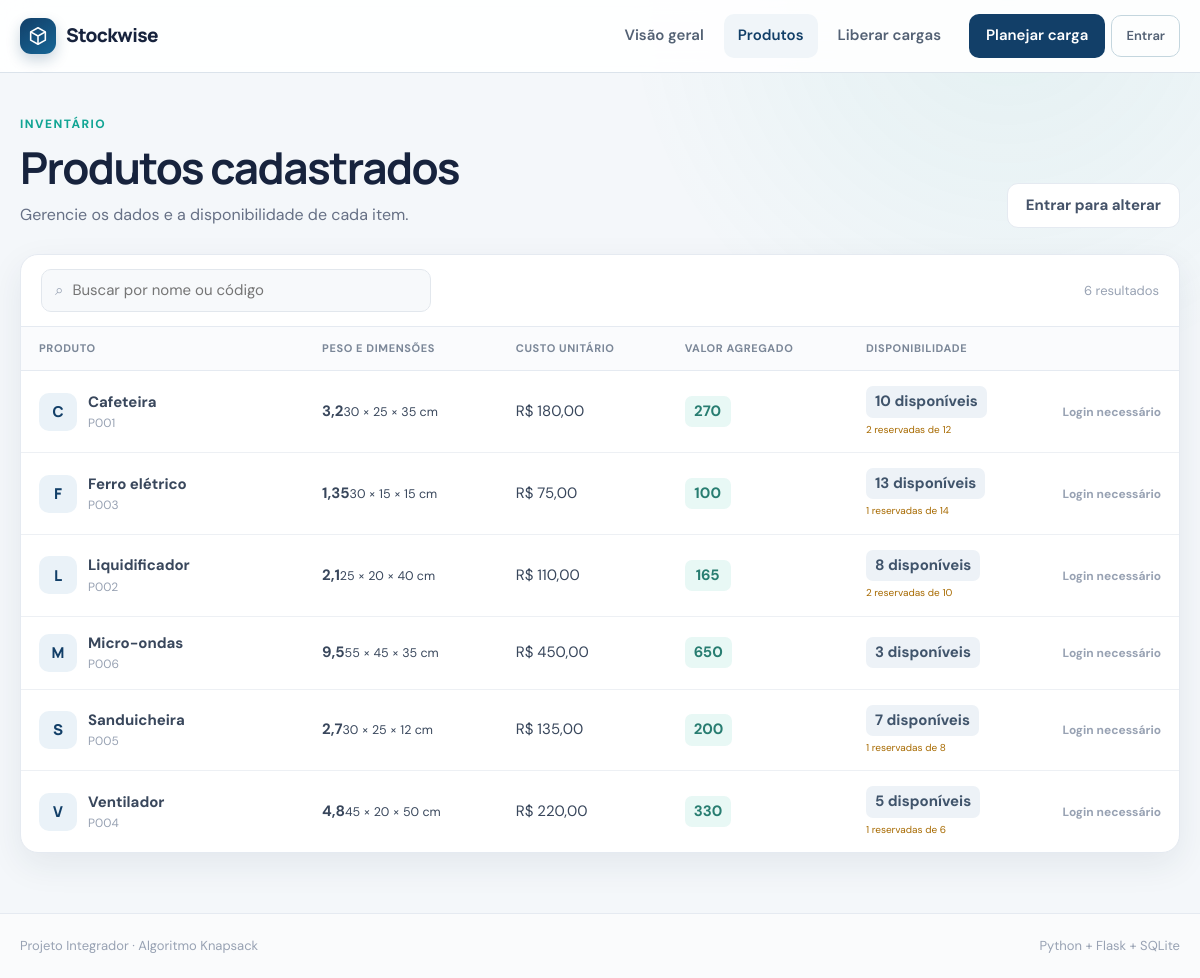
/products, run on an earlier commit of the app's database.
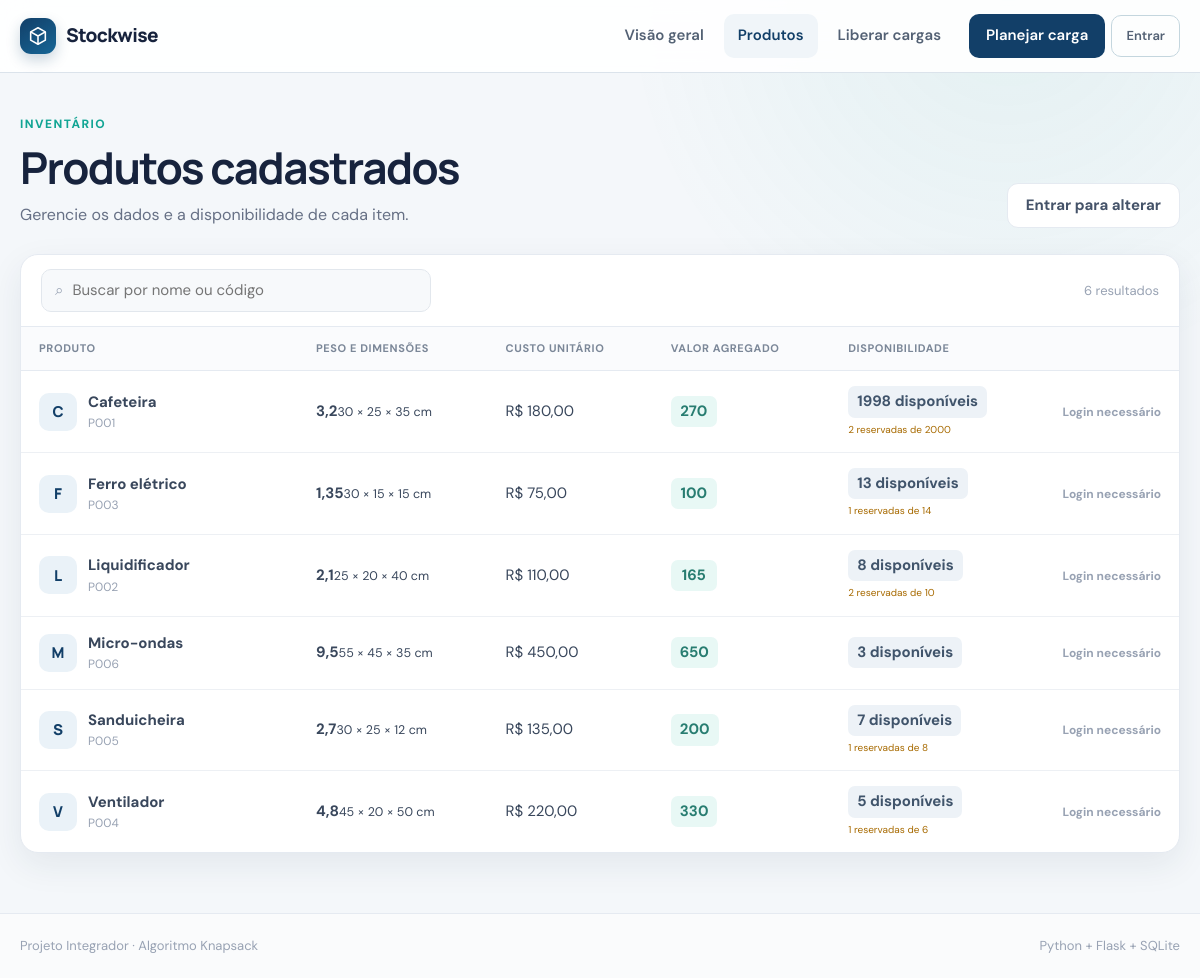
And on a later commit of the database.
### tables this page shows
CREATE TABLE products (
    id INTEGER PRIMARY KEY AUTOINCREMENT,
    code TEXT NOT NULL COLLATE NOCASE UNIQUE,
    name TEXT NOT NULL,
    weight_milli INTEGER NOT NULL CHECK (weight_milli > 0),
    cost_cents INTEGER NOT NULL CHECK (cost_cents >= 0),
    value_units INTEGER NOT NULL CHECK (value_units >= 0),
    quantity INTEGER NOT NULL CHECK (quantity >= 0),
    created_at TEXT NOT NULL DEFAULT CURRENT_TIMESTAMP,
    updated_at TEXT NOT NULL DEFAULT CURRENT_TIMESTAMP
, "length_centimeters" INTEGER NOT NULL DEFAULT 100, "width_centimeters" INTEGER NOT NULL DEFAULT 100, "height_centimeters" INTEGER NOT NULL DEFAULT 100);

### app.py (the view)
    @app.get("/products")
    def products():
        search = request.args.get("q", "").strip()
        database = get_db()
        if search:
            rows = database.execute(
                """
                SELECT * FROM products
                WHERE code LIKE ? OR name LIKE ?
                ORDER BY name COLLATE NOCASE
                """,
                (f"%{search}%", f"%{search}%"),
            ).fetchall()
        else:
            rows = database.execute(
                "SELECT * FROM products ORDER BY name COLLATE NOCASE"
            ).fetchall()
        rows = enrich_products_with_availability(rows)
        return render_template("products.html", products=rows, search=search)

### app.py (called while the page is built)
def get_db() -> sqlite3.Connection:
    if "db" not in g:
        g.db = sqlite3.connect(
            current_database_path(),
            detect_types=sqlite3.PARSE_DECLTYPES,
        )
        g.db.row_factory = sqlite3.Row
        g.db.execute("PRAGMA foreign_keys = ON")
    return g.db

def get_loads_db() -> sqlite3.Connection:
    if "loads_db" not in g:
        g.loads_db = sqlite3.connect(
            current_loads_database_path(),
            detect_types=sqlite3.PARSE_DECLTYPES,
        )
        g.loads_db.row_factory = sqlite3.Row
        g.loads_db.execute("PRAGMA foreign_keys = ON")
    return g.loads_db

def current_database_path() -> str:
    from flask import current_app
    return current_app.config["DATABASE"]

def current_loads_database_path() -> str:
    from flask import current_app
    return current_app.config["LOADS_DATABASE"]

def reserved_quantities() -> dict[int, int]:
    rows = get_loads_db().execute(
        """
        SELECT product_id, COALESCE(SUM(quantity), 0) AS reserved
        FROM load_items
        GROUP BY product_id
        """
    ).fetchall()
    return {int(row["product_id"]): int(row["reserved"]) for row in rows}

### templates/products.html (shortened to what this page needs)
{% extends "base.html" %}
{% block content %}
<div class="page-heading">
    <div>
        <span class="eyebrow">Inventário</span>
        <h1>Produtos cadastrados</h1>
        <p>Gerencie os dados e a disponibilidade de cada item.</p>
    </div>
    {% if current_user %}<a class="button button-primary" href="{{ url_for('product_new') }}"><span aria-hidden="true">＋</span> Novo produto</a>{% else %}<a class="button button-secondary" href="{{ url_for('login') }}">Entrar para alterar</a>{% endif %}
</div>
<section class="panel table-panel">
    <div class="toolbar">
        <form class="search-form" method="get" role="search">
            <span aria-hidden="true">⌕</span>
            <input id="q" name="q" value="{{ search }}" placeholder="Buscar por nome ou código">
        </form>
        <span class="record-count">{{ products|length }} {{ 'resultado' if products|length == 1 else 'resultados' }}</span>
    </div>
    {% if products %}
        <div class="table-scroll">
            <table>
                <thead>
                    <tr>
                        <th>Produto</th>
                        <th>Peso e dimensões</th>
                        <th>Custo unitário</th>
                        <th>Valor agregado</th>
                        <th>Disponibilidade</th>
                        <th class="actions-column"><span class="sr-only">Ações</span></th>
                    </tr>
                </thead>
                <tbody>
                    {% for product in products %}
                        <tr>
                            <td>
                                <div class="product-cell">
                                    <span class="product-avatar">{{ product['name'][0]|upper }}</span>
                                    <span><strong>{{ product['name'] }}</strong><small>{{ product['code'] }}</small></span>
                                </div>
                            </td>
                            <td><strong>{{ product['weight_milli']|weight }}</strong><small>{{ product['length_centimeters']|dimension }} × {{ product['width_centimeters']|dimension }} × {{ product['height_centimeters']|dimension }} cm</small></td>
                            <td>{{ product['cost_cents']|money }}</td>
                            <td><span class="score-badge">{{ product['value_units']|score }}</span></td>
                            <td>
                                <span class="quantity-badge {{ 'out' if product['available'] == 0 else '' }}">{{ product['available'] }} disponíveis</span>
                                {% if product['reserved'] %}<small class="reserved-note">{{ product['reserved'] }} reservadas de {{ product['quantity'] }}</small>{% endif %}
                            </td>
                            <td>
                                {% if current_user %}
                                <div class="row-actions">
                                    <a class="icon-button" title="Editar {{ product['name'] }}" href="{{ url_for('product_edit', product_id=product['id']) }}">✎</a>
                                    <form method="post" action="{{ url_for('product_delete', product_id=product['id']) }}" onsubmit='return confirm({{ ("Excluir o produto “" ~ product["name"] ~ "”?")|tojson }});'>
                                        <button class="icon-button danger" title="Excluir {{ product['name'] }}" type="submit">×</button>
                                    </form>
                                </div>
                                {% else %}<span class="muted-action">Login necessário</span>{% endif %}
                            </td>
                        </tr>
                    {% endfor %}
                </tbody>
            </table>
        </div>
    {% endif %}
</section>
{% endblock %}

What changed in the data, as far as the page shows it:
changed products "Cafeteira": available "10" → "1998"; quantity "12" → "2000"
